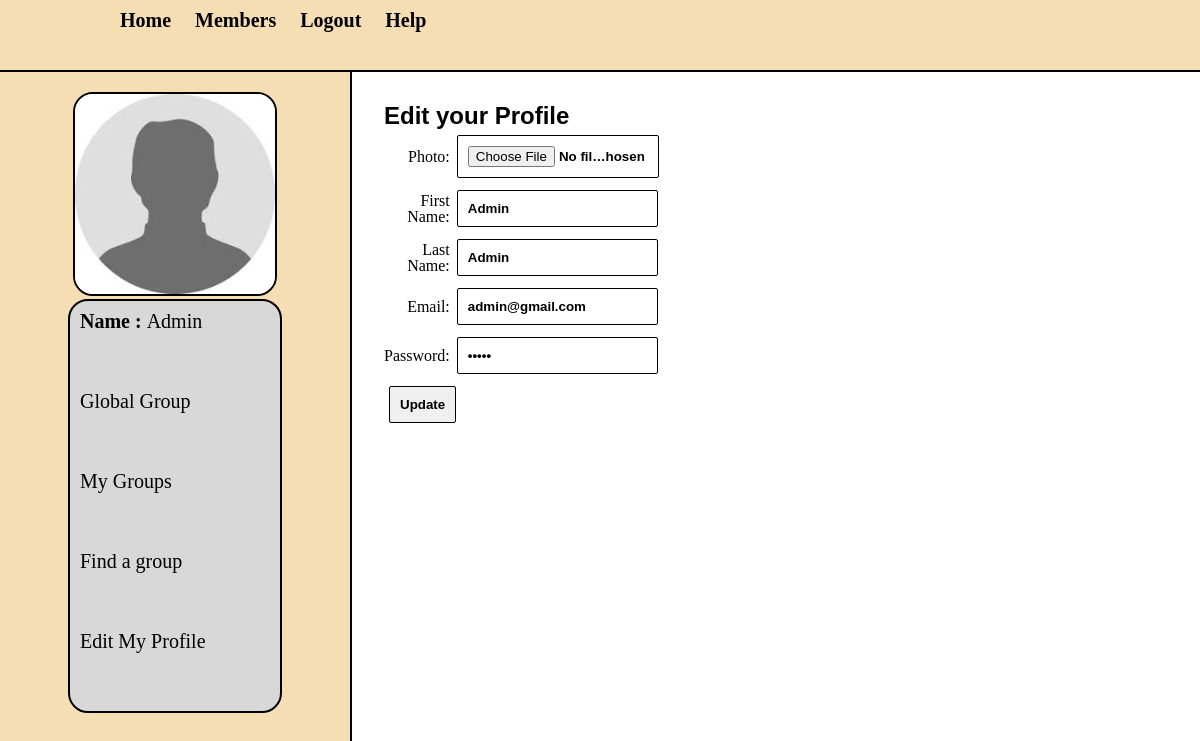
Page /my_editprofile.php (signed in) on the committed database.
### tables this page shows
CREATE TABLE `users` (
  `users_id` int(255) NOT NULL,
  `first_name` varchar(255) NOT NULL,
  `last_name` varchar(255) NOT NULL,
  `email` varchar(255) NOT NULL,
  `password` varchar(255) NOT NULL,
  `user_image` varchar(256) NOT NULL,
  `status` text NOT NULL
);

### my_editprofile.php (the view, shortened to what this page needs)
<?php
include "session.php";
?>
<!DOCTYPE html>
<html>
<head>
    <link rel= "stylesheet" href="style/home_style.css" media ="all"/>
    </head>
<body>
    <div class='container'>
        <div id= "head_wrap">
            <div id="header">
                <ul id="menu">
                <li><a href="home.php">Home</a></li>
                <li><a href="members.php">Members</a></li>
                <li><a href="logout.php">Logout</a></li>
                    <li><a href="help.php">Help</a></li>
                </ul>
            </div>
        </div>
        <div class = "content">
            <div id= "user_timeline">
                <div id="user_details">
                    <?php
                    $user = $_SESSION['email'];
                    $get_user = "select * from users where email = '$user'";
                    $run_user = mysqli_query($connection,$get_user);
                    $row=mysqli_fetch_array($run_user);
                    $users_id = $row['users_id'];
                    $email= $row['email'];
                    $first_name = $row['first_name'];
                    $last_name = $row['last_name'];
                    $user_image=$row['user_image'];
                    $password=$row['password'];
                    echo "
                    <center><img src='user/user_images/$user_image' width='200' height='200'/></center>
                    <div id='user_mention'>
                    <p><strong><a href='my_profile.php'>Name : </strong> $last_name </a> </p>
                    <p><a href='my_global.php'> Global Group </a> </p>
                     <p><a href='my_groups.php'> My Groups </a> </p>
                     <p><a href='my_findgroup.php'> Find a group</a>
                     </p>
                     <p><a href='my_editprofile.php?u_id=$users_id'> Edit My Profile </a> </p>
                    </div>";
                    ?>
                </div>
            </div>
            <div id= "content_timeline">
                <div id="form2">
                      <form action = "" method="post" id="f" class="ff" enctype="multipart/form-data" style="float-text:left">
                 <table>
                     <tr >
                     <td colspan="6"><h2>Edit your Profile</h2></td>
                     </tr>
                     <tr>
                         <td align= "right">Photo:</td>
                         <td>
                         <input type="file" name= "u_image"   />
                         </td>
                     </tr>
                     <tr>
                         <td align= "right">First Name:</td>
                         <td>
                         <input type="text" name= "u_firstname" required="required" value="<?php echo $first_name;?>"/>
                         </td>
                     </tr>
                      <tr>
                         <td align= "right">Last Name:</td>
                         <td>
                         <input type="text" name= "u_lastname" required="required" value="<?php echo $last_name;?>"/>
                         </td>
                     </tr>
                      <tr>
                         <td align= "right">Email:</td>
                         <td>
                         <input type="email" name= "u_email" required="required" value="<?php echo $email;?>"/>
                         </td>
                     </tr>
                     <tr>
                         <td align= "right">Password:</td>
                         <td>
                         <input type="password" name= "u_password" required="required" value="<?php echo $password;?>" />
                         </td>
                     </tr>
                      <tr align="center">
                         <td colspan="6">
                         <input type="submit" name="update" value="Update">
                         </td>
                     </tr>
                          </table>
                     </form>
            </div>
        </div>
    </div>
    </div>
</body>
</html>

### style/home_style.css (style rules this page uses)
html, body, div, span, applet, object, iframe, h1, h2, h3, h4, h5, h6, p, blockquote, pre, a, abbr, acronym, address, big, cite, code, del, dfn, em, img, ins, kbd, q, s, samp, small, strike, strong, sub, sup, tt, var, b, u, i, center, dl, dt, dd, ol, ul, li, fieldset, form, label, legend, table, caption, tbody, tfoot, thead, tr, th, td, article, aside, canvas, details, embed, figure, figcaption, footer, header, hgroup, menu, nav, output, ruby, section, summary, time, mark, audio, video { margin: 0; padding: 0; border: 0; }
body { line-height: 1; background-color: white; }
.container { overflow: hidden; margin:0; padding: 0; }
#head_wrap { width:100%; height: 50px; margin: 0 auto; padding: 10px; border-bottom: 2px solid black; background: wheat; }
#header { margin: 0 auto; width: 1000px; height: 10px; }
#menu { line-height: :35px; padding: 0; margin: 0; float: left; }
#menu li { display: inline; list-style: none; }
#menu a { margin:5px; padding : 5px; text-decoration: none; color: black; font-size: 20px; font-weight: bold; }
.content { width:10000px; margin: 0 auto; }
#user_timeline { background: wheat; width:350px; float: left; height: 900px; border-right: 2px solid black; }
#user_details { padding:20px; margin-bottom: 10px; }
#user_details img { border:2px solid black; border-radius: 20px; }
#user_details p { margin-bottom:50px; padding: 5px; }
#user_details a { color: black; font-size: 20px; text-decoration: none; }
#user_mention { background: #D8D8D8; border:2px solid black; border-radius: 20px; width: 200px; margin: 0 auto; padding: 5px; }
#content_timeline { float: left; width: 280px; padding: 30px; }
.ff input { margin:5px; }
#f input { float: left; padding: 10px; border: 1px solid black; border-radius: 2px; font-weight: bolder; }
#f h2 { color: black; font-family:sans-serif; }

### my_editprofile.php (style rules this page uses)
input[type='file'] { width:180px; }

### rows in the picture
users: user_image (placeholder picture), last_name "Admin", u_firstname "Admin", u_lastname "Admin", u_email "admin@gmail.com"
